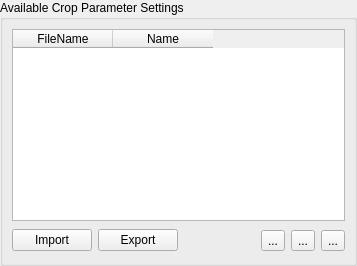
    <widget class="QGroupBox" name="grpProfiles" >
     <property name="title" >
      <string>Available Crop Parameter Settings</string>
     </property>
     <layout class="QGridLayout" >
      <property name="margin" >
       <number>9</number>
      </property>
      <property name="spacing" >
       <number>6</number>
      </property>
      <item row="0" column="0" colspan="6" >
       <widget class="QTableWidget" name="tblCropParameterProfiles" >
        <property name="toolTip" >
         <string>&lt;html>&lt;head>&lt;meta name="qrichtext" content="1" />&lt;style type="text/css">
p, li { white-space: pre-wrap; }
&lt;/style>&lt;/head>&lt;body style=" font-family:'Sans Serif'; font-size:9pt; font-weight:400; font-style:normal; text-decoration:none;">
&lt;p style=" margin-top:0px; margin-bottom:0px; margin-left:0px; margin-right:0px; -qt-block-indent:0; text-indent:0px;">Select a parameter here to see and/or edit it's properties below.&lt;/p>&lt;/body>&lt;/html></string>
        </property>
        <property name="whatsThis" >
         <string>&lt;html>&lt;head>&lt;meta name="qrichtext" content="1" />&lt;style type="text/css">
p, li { white-space: pre-wrap; }
&lt;/style>&lt;/head>&lt;body style=" font-family:'Sans Serif'; font-size:9pt; font-weight:400; font-style:normal; text-decoration:none;">
&lt;p style=" margin-top:0px; margin-bottom:0px; margin-left:0px; margin-right:0px; -qt-block-indent:0; text-indent:0px;">In order to enable LandUse Analyst to model crops, several details must be supplied. Crop Parameter Manager asks for these specifics. As with Crop Manager, it is possible to have more than one parameter named the same thing. Again, just enter a descriptor in the Notes: field.&lt;/p>
&lt;p style=" margin-top:12px; margin-bottom:12px; margin-left:0px; margin-right:0px; -qt-block-indent:0; text-indent:0px;">To define different parameters for the same crop, follow the same procedure as for defining multiple crops with the same name. Let's say you want to have two parameters set up for Wheat as an example. The Name: field is Wheat for both, but in Notes: field, enter Optimistic for one, and Conservative for the other. Then adjust the parameters as you wish for each. Even though the name is the same, the parameters are saved uniquely. Having multiple parameters can be useful for setting up different scenarios, such as drought years, diease, catastrophic events, etc. Eventually, LandUse Analyst will have the ability to model over time, and will have these types of scenarios incorporated into the model.&lt;/p>&lt;/body>&lt;/html></string>
        </property>
        <property name="alternatingRowColors" >
         <bool>true</bool>
        </property>
        <property name="selectionMode" >
         <enum>QAbstractItemView::SingleSelection</enum>
        </property>
        <property name="selectionBehavior" >
         <enum>QAbstractItemView::SelectRows</enum>
        </property>
        <column>
         <property name="text" >
          <string>FileName</string>
         </property>
        </column>
        <column>
         <property name="text" >
          <string>Name</string>
         </property>
        </column>
       </widget>
      </item>
      <item row="1" column="3" >
       <widget class="QToolButton" name="toolNew" >
        <property name="toolTip" >
         <string>&lt;html>&lt;head>&lt;meta name="qrichtext" content="1" />&lt;style type="text/css">
p, li { white-space: pre-wrap; }
&lt;/style>&lt;/head>&lt;body style=" font-family:'Sans Serif'; font-size:9pt; font-weight:400; font-style:normal; text-decoration:none;">
&lt;p style=" margin-top:0px; margin-bottom:0px; margin-left:0px; margin-right:0px; -qt-block-indent:0; text-indent:0px;">Define a new parameter&lt;/p>&lt;/body>&lt;/html></string>
        </property>
        <property name="whatsThis" >
         <string>&lt;html>&lt;head>&lt;meta name="qrichtext" content="1" />&lt;style type="text/css">
p, li { white-space: pre-wrap; }
&lt;/style>&lt;/head>&lt;body style=" font-family:'Sans Serif'; font-size:9pt; font-weight:400; font-style:normal; text-decoration:none;">
&lt;p style=" margin-top:0px; margin-bottom:0px; margin-left:0px; margin-right:0px; -qt-block-indent:0; text-indent:0px;">If you simply change the name or settings and click apply in the Crop Parameter Manager, you are just editing the parameter currently selected. To create a new parameter, you &lt;span style=" font-weight:600;">must&lt;/span> click on the New button.&lt;/p>&lt;/body>&lt;/html></string>
        </property>
        <property name="text" >
         <string>...</string>
        </property>
        <property name="icon" >
         <iconset resource="../resources/resources.qrc" >:/new.png</iconset>
        </property>
       </widget>
      </item>
      <item row="1" column="4" >
       <widget class="QToolButton" name="toolCopy" >
        <property name="toolTip" >
         <string>&lt;html>&lt;head>&lt;meta name="qrichtext" content="1" />&lt;style type="text/css">
p, li { white-space: pre-wrap; }
&lt;/style>&lt;/head>&lt;body style=" font-family:'Sans Serif'; font-size:9pt; font-weight:400; font-style:normal; text-decoration:none;">
&lt;p style=" margin-top:0px; margin-bottom:0px; margin-left:0px; margin-right:0px; -qt-block-indent:0; text-indent:0px;">Clone the currently selected parameter&lt;/p>&lt;/body>&lt;/html></string>
        </property>
        <property name="whatsThis" >
         <string>&lt;html>&lt;head>&lt;meta name="qrichtext" content="1" />&lt;style type="text/css">
p, li { white-space: pre-wrap; }
&lt;/style>&lt;/head>&lt;body style=" font-family:'Sans Serif'; font-size:9pt; font-weight:400; font-style:normal; text-decoration:none;">
&lt;p style=" margin-top:0px; margin-bottom:0px; margin-left:0px; margin-right:0px; -qt-block-indent:0; text-indent:0px;">If you want to create a new parameter that is similar to one already defined, you can clone this parameter to save time. All of the settings of the parameter you are cloning are transferred to the new clone, but the name is changed to Clone of ... (whatever the name of the parameter you are cloning was).&lt;/p>&lt;/body>&lt;/html></string>
        </property>
        <property name="text" >
         <string>...</string>
        </property>
        <property name="icon" >
         <iconset resource="../resources/resources.qrc" >:/copy.png</iconset>
        </property>
       </widget>
      </item>
      <item row="1" column="5" >
       <widget class="QToolButton" name="toolDelete" >
        <property name="toolTip" >
         <string>&lt;html>&lt;head>&lt;meta name="qrichtext" content="1" />&lt;style type="text/css">
p, li { white-space: pre-wrap; }
&lt;/style>&lt;/head>&lt;body style=" font-family:'Sans Serif'; font-size:9pt; font-weight:400; font-style:normal; text-decoration:none;">
&lt;p style=" margin-top:0px; margin-bottom:0px; margin-left:0px; margin-right:0px; -qt-block-indent:0; text-indent:0px;">Delete the currently selected parameter&lt;/p>&lt;/body>&lt;/html></string>
        </property>
        <property name="text" >
         <string>...</string>
        </property>
        <property name="icon" >
         <iconset resource="../resources/resources.qrc" >:/delete.png</iconset>
        </property>
       </widget>
      </item>
      <item row="1" column="0" >
       <widget class="QPushButton" name="pbnImport" >
        <property name="minimumSize" >
         <size>
          <width>80</width>
          <height>0</height>
         </size>
        </property>
        <property name="text" >
         <string>Import</string>
        </property>
       </widget>
      </item>
      <item row="1" column="1" >
       <widget class="QPushButton" name="pbnExport" >
        <property name="minimumSize" >
         <size>
          <width>80</width>
          <height>0</height>
         </size>
        </property>
        <property name="text" >
         <string>Export</string>
        </property>
       </widget>
      </item>
      <item row="1" column="2" >
       <spacer>
        <property name="orientation" >
         <enum>Qt::Horizontal</enum>
        </property>
        <property name="sizeHint" >
         <size>
          <width>71</width>
          <height>27</height>
         </size>
        </property>
       </spacer>
      </item>
     </layout>
    </widget>
